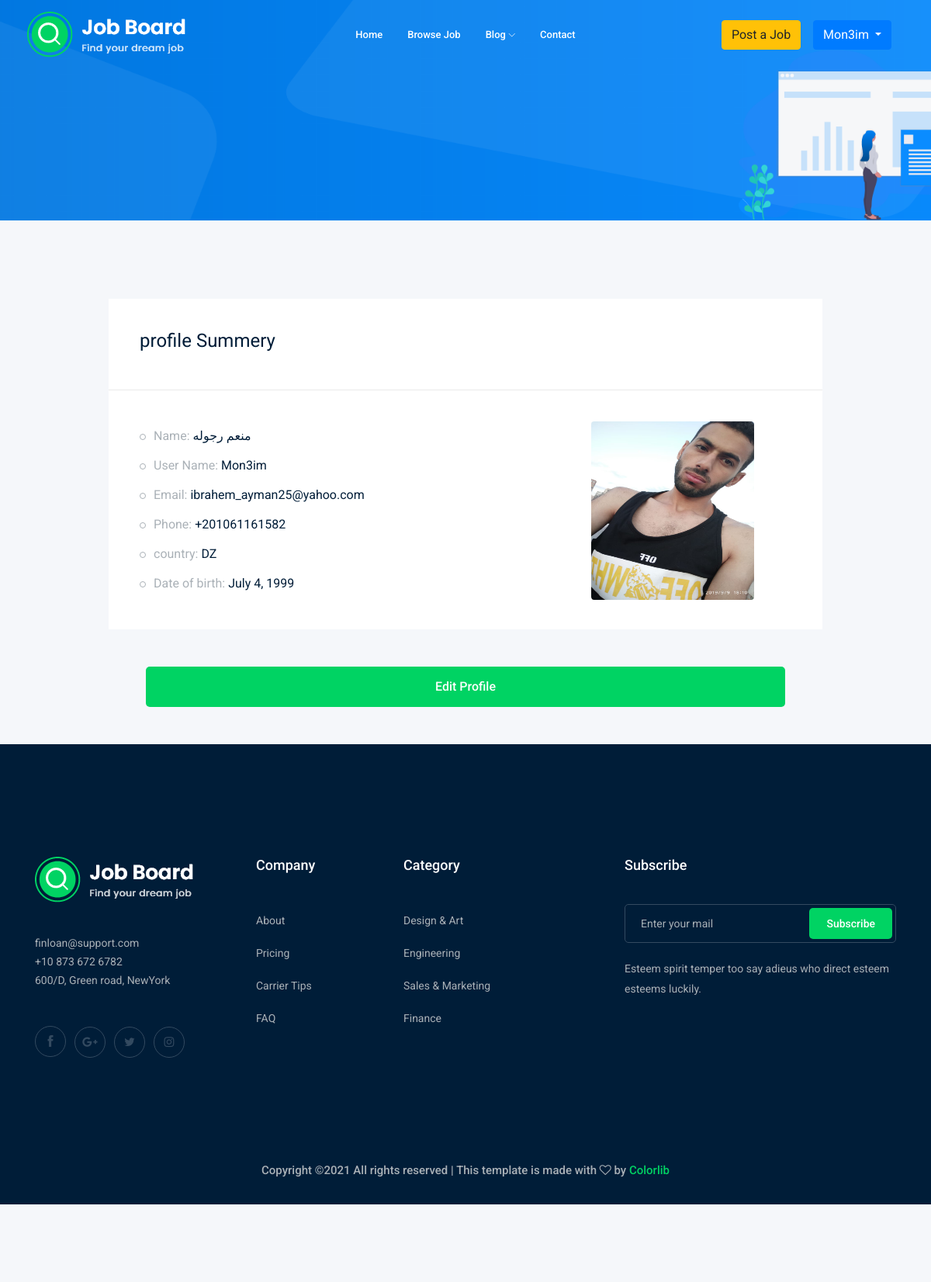
/accounts/profile/ (signed in), run on the app's committed database.
### accounts/models.py (models this page shows, shortened)
class Profile(models.Model):
    user=models.OneToOneField(User,on_delete=CASCADE)
    phone=PhoneNumberField()
    country=CountryField()
    img=models.ImageField(upload_to='images/')
    birth_date = models.DateField('Date of Birth', null=True, blank=True)

### accounts/views.py (the view)
# urls.py: path('profile/',views.profile, name='profile'),
def profile(request):
    profile=Profile.objects.get(user=request.user)
    return render(request,'UI/profile.html',{'profile':profile})

### accounts/templates/UI/profile.html (shortened to what this page needs)
{% extends 'base.html' %}
{% load bootstrap4 %}
{% block bodey %}
    <div class="bradcam_area bradcam_bg_1">
        <div class="container">
            <div class="row">
                <div class="col-xl-12">
                </div>
            </div>
        </div>
    </div>
    <div class="job_details_area">
        <div class="container">
            <div class="row">
                <div class="col-lg-10  mx-auto">
                    <div class="job_sumary">
                        <div class="summery_header">
                            <h3>profile Summery</h3>
                        </div>
                        <div class="job_content">
                            <img src="{{profile.img.url}}" class="rounded float-right mx-5"  width="210px" height="230px" alt="...">
                            <ul>
                                <li>Name: <span>{{profile.user.first_name}} {{profile.user.last_name}} </span></li>
                                <li>User Name: <span>{{profile.user}}</span></li>
                                <li>Email: <span>{{profile.user.email}}</span></li>
                                <li>Phone: <span>{{profile.phone}}</span></li>
                                <li>country: <span>{{profile.country}}</span></li>
                                <li>Date of birth: <span> {{profile.birth_date}}</span></li>
                            </ul>
                        </div>
                    </div>
                    <div class="p-5">
                        <a class="boxed-btn3 w-100" href="{% url 'accounts:editprofile' %}">Edit Profile</a>
                    </div>
            </div>
        </div>
    </div>
{% endblock bodey %}

### templates/base.html (shortened to what this page needs)
{% load static %}
<!doctype html>
<html class="no-js" lang="zxx">
<head>
    <link rel="stylesheet" href="{% static 'css/bootstrap.min.css'%}">
    <link rel="stylesheet" href="{% static 'css/owl.carousel.min.css'%}">
    <link rel="stylesheet" href="{% static 'css/magnific-popup.css'%}">
    <link rel="stylesheet" href="{% static 'css/font-awesome.min.css'%}">
    <link rel="stylesheet" href="{% static 'css/themify-icons.css'%}">
    <link rel="stylesheet" href="{% static 'css/nice-select.css'%}">
    <link rel="stylesheet" href="{% static 'css/flaticon.css'%}">
    <link rel="stylesheet" href="{% static 'css/jquery-ui.css'%}">
    <link rel="stylesheet" href="{% static 'css/gijgo.css'%}">
    <link rel="stylesheet" href="{% static 'css/animate.min.css'%}">
    <link rel="stylesheet" href="{% static 'css/slicknav.css'%}">
    <link rel="stylesheet" href="{% static 'css/style.css' %}">
</head>
<body>
    <header>
        <div class="header-area ">
            <div id="sticky-header" class="main-header-area">
                <div class="container-fluid ">
                    <div class="header_bottom_border">
                        <div class="row align-items-center">
                            <div class="col-xl-3 col-lg-2">
                                <div class="logo">
                                    <a href="{% url 'home:home' %}">
                                        <img src="{% static 'img/logo.png' %}" alt="">
                                    </a>
                                </div>
                            </div>
                            <div class="col-xl-6 col-lg-7">
                                <div class="main-menu  d-none d-lg-block">
                                    <nav>
                                        <ul id="navigation">
                                            <li><a href="{% url 'home:home' %}">home</a></li>
                                            <li><a href="{% url 'jobs:job_list' %}" >Browse Job</a></li>
                                            <li><a href="#">blog <i class="ti-angle-down"></i></a>
                                            </li>
                                            <li><a href="{% url 'contacs:contacs' %}">Contact</a></li>
                                        </ul>
                                    </nav>
                                </div>
                            </div>
                            <div class="col-xl-3 col-lg-3 d-none d-lg-block">
                                <div class="Appointment">
                                    {% if request.user.is_authenticated %}
                                    <a class="btn btn-warning" href="{% url 'jobs:post_job' %}">Post a Job</a>
                                        <div class="dropdown">
                                        <button class="btn btn btn-primary dropdown-toggle mx-3" type="button" id="dropdownMenuButton" data-toggle="dropdown" aria-haspopup="true" aria-expanded="false">
                                           {{request.user}}
                                          </button>
                                        </div>
                                       {%else%}
                                       <a class="boxed-btn3 mx-3" href="{% url 'accounts:login' %}">Log in</a>
                                      {%endif%}
                                </div>
                            </div>
                            <div class="col-12">
                            </div>
                        </div>
                    </div>
                </div>
            </div>
        </div>
    </header>
    {% block bodey %}
    {% endblock bodey %}
    <footer class="footer">
        <div class="footer_top">
            <div class="container">
                <div class="row">
                    <div class="col-xl-3 col-md-6 col-lg-3">
                        <div class="footer_widget wow fadeInUp" data-wow-duration="1s" data-wow-delay=".3s">
                            <div class="footer_logo">
                                <a href="#">
                                    <img src="{% static 'img/logo.png' %}" alt="">
                                </a>
                            </div>
                            <p>
                                finloan@support.com <br>
                                +10 873 672 6782 <br>
                                600/D, Green road, NewYork
                            </p>
                            <div class="socail_links">
                                <ul>
                                    <li>
                                        <a href="#">
                                            <i class="ti-facebook"></i>
                                        </a>
                                    </li>
                                    <li>
                                        <a href="#">
                                            <i class="fa fa-google-plus"></i>
                                        </a>
                                    </li>
                                    <li>
                                        <a href="#">
                                            <i class="fa fa-twitter"></i>
                                        </a>
                                    </li>
                                    <li>
                                        <a href="#">
                                            <i class="fa fa-instagram"></i>
                                        </a>
                                    </li>
                                </ul>
                            </div>
                        </div>
                    </div>
                    <div class="col-xl-2 col-md-6 col-lg-2">
                        <div class="footer_widget wow fadeInUp" data-wow-duration="1.1s" data-wow-delay=".4s">
                            <h3 class="footer_title">
                                Company
                            </h3>
                            <ul>
                                <li><a href="#">About </a></li>
                                <li><a href="#"> Pricing</a></li>
                                <li><a href="#">Carrier Tips</a></li>
                                <li><a href="#">FAQ</a></li>
                            </ul>
                        </div>
                    </div>
                    <div class="col-xl-3 col-md-6 col-lg-3">
                        <div class="footer_widget wow fadeInUp" data-wow-duration="1.2s" data-wow-delay=".5s">
                            <h3 class="footer_title">
                                Category
                            </h3>
                            <ul>
                                <li><a href="#">Design & Art</a></li>
                                <li><a href="#">Engineering</a></li>
                                <li><a href="#">Sales & Marketing</a></li>
                                <li><a href="#">Finance</a></li>
                            </ul>
                        </div>
                    </div>
                    <div class="col-xl-4 col-md-6 col-lg-4">
                        <div class="footer_widget wow fadeInUp" data-wow-duration="1.3s" data-wow-delay=".6s">
                            <h3 class="footer_title">
                                Subscribe
                            </h3>
                            <form action="#" class="newsletter_form">
                                <input type="text" placeholder="Enter your mail">
                                <button type="submit">Subscribe</button>
                            </form>
                            <p class="newsletter_text">Esteem spirit temper too say adieus who direct esteem esteems
                                luckily.</p>
                        </div>
                    </div>
                </div>
            </div>
        </div>
        <div class="copy-right_text wow fadeInUp" data-wow-duration="1.4s" data-wow-delay=".3s">
            <div class="container">
                <div class="row">
                    <div class="col-xl-12">
                        <p class="copy_right text-center">
Copyright &copy;<script>document.write(new Date().getFullYear());</script> All rights reserved | This template is made with <i class="fa fa-heart-o" aria-hidden="true"></i> by <a href="https://colorlib.com" target="_blank">Colorlib</a>
                        </p>
                    </div>
                </div>
            </div>
        </div>
    </footer>
</body>
</html>

### data on the page
Profile: img (picture), user.first_name "منعم", user.last_name "رجوله", user "Mon3im", user.email "ibrahem_ayman25@yahoo.com", phone "+201061161582", country "DZ", birth_date "July 4, 1999"

### other printed values
{{ request.user }} "Mon3im"
